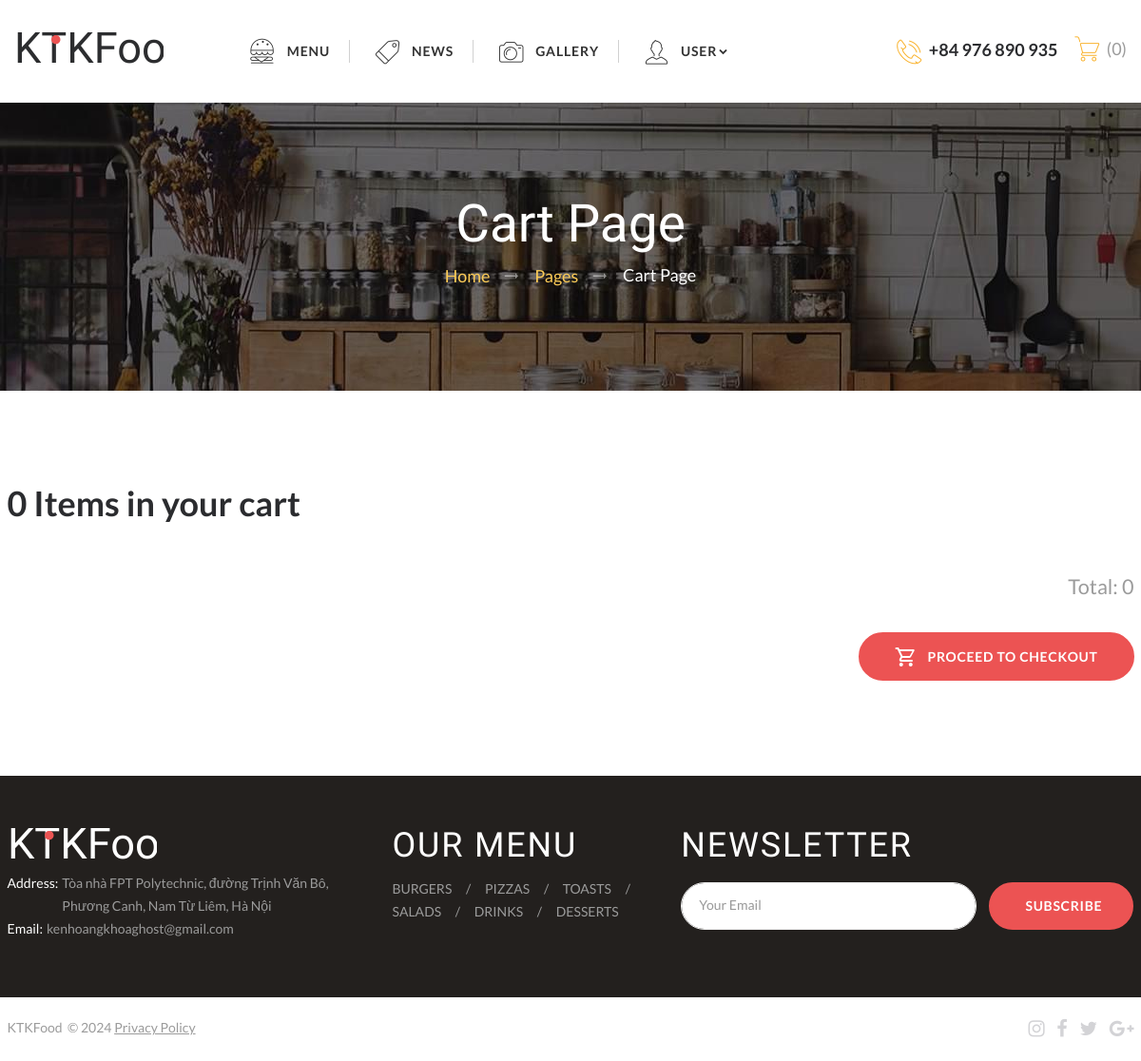
Page /?act=cart (signed in) on the earlier database version.
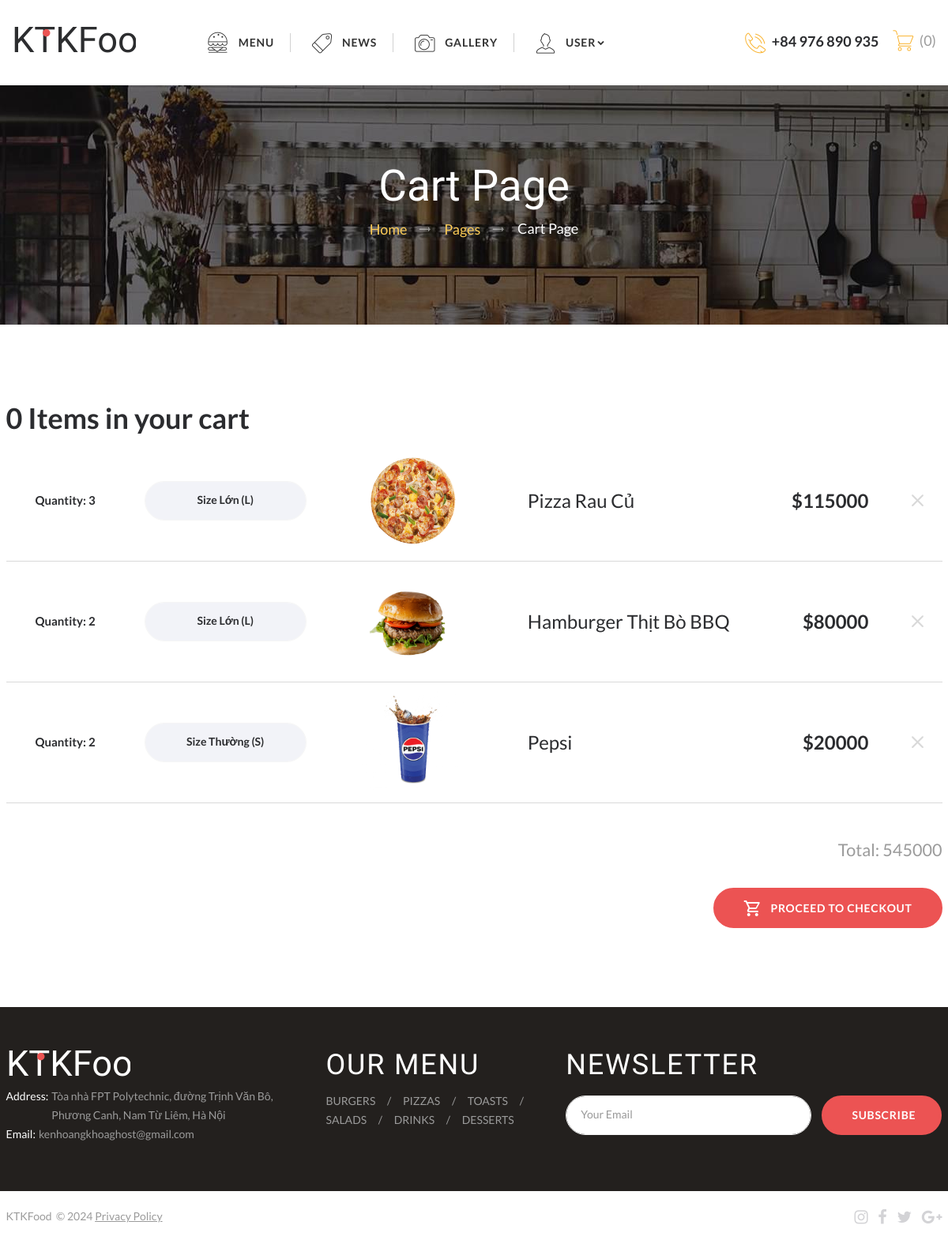
Same page on the later database version.
### tables this page shows
CREATE TABLE `cart` (
  `cart_id` int NOT NULL,
  `user_id` int NOT NULL,
  `product_id` int NOT NULL,
  `variation_id` int NOT NULL,
  `unit_price` int NOT NULL COMMENT 'giá tại thời điểm cho vàp giỏ hàng',
  `quantity` int NOT NULL,
  `added at` timestamp NOT NULL DEFAULT CURRENT_TIMESTAMP
);

CREATE TABLE `product_variation` (
  `variation_id` int NOT NULL,
  `product_id` int NOT NULL,
  `variation_name` varchar(256) NOT NULL,
  `price` int NOT NULL,
  `status` enum('available','unavailable') NOT NULL,
  `variation_quantity` int NOT NULL COMMENT 'số lượng của biến thể ấy',
  `discount_id` int DEFAULT NULL
);

CREATE TABLE `product` (
  `product_id` int NOT NULL,
  `product_name` varchar(256) NOT NULL,
  `description` text NOT NULL,
  `product_image` varchar(256) NOT NULL,
  `product_status` enum('available','unavailable','delete') NOT NULL,
  `product_totalQuantity` int NOT NULL,
  `category_id` int NOT NULL
);

### controller/client/cartController.php (called while the page is built, shortened)
<?php
class CartController
{
    public $cartController;
    public function __construct()
    {
        $this->cartController = new CartModel();
    }
    public function cart()
    {
        $user_id = $this->cartController->getUserId($_SESSION['username']);
        $cart  = $this->cartController->getCart($user_id);
        require_once('views/client/cart.php');
    }
}

### config/conn.php (called while the page is built, shortened)
<?php
function connectDB()
{
    $host = "mysql:host=localhost;dbname=ktk;charset=utf8";
    $user = "root";
    $pass = "";
    try {
        $conn = new PDO($host, $user, $pass);
        return $conn;
    } catch (PDOException $e) {
        echo "lỗi kết nối " . $e->getMessage();
    }
}
?>

### model/client/cartModel.php (called while the page is built, shortened)
<?php
class CartModel
{
    public $cartModel;
    public function __construct()
    {
        $this->cartModel = connectDB();
    }
    public function getUserId($userName)
    {
        return $this->cartModel->query("SELECT user_id FROM account WHERE username = '$userName'")->fetchColumn();
    }
    public function getCart($user_id)
    {
        return $this->cartModel->query("SELECT cart.*, product.*, product_variation.price, product_variation.variation_name
        FROM cart
        JOIN product ON product.product_id = cart.product_id
        JOIN product_variation ON product_variation.variation_id = cart.variation_id
        WHERE cart.user_id = '$user_id'")->fetchAll(PDO::FETCH_ASSOC);
    }
}

### views/client/cart.php (the view, shortened to what the rows shown need)
<!DOCTYPE html>
<html class="wide wow-animation" lang="en">
<head>
  <link rel="stylesheet" href="assets/css/bootstrap.css" />
  <link rel="stylesheet" href="assets/css/fonts.css" />
  <link rel="stylesheet" href="assets/css/style.css" />
</head>
<body>
  <div class="page text-center">
    <main class="page-content">
      <section class="section-50 section-sm-100">
        <div class="container">
          <div class="row">
            <div class="col-xs-12">
              <div class="table-responsive offset-top-10">
                <table class="table table-shopping-cart">
                  <tbody>
                    <?php
                    foreach ($cart as $key => $value) {
                    ?>
                      <tr>
                        <td style="width: 150px">
                            <div class="form-group stepper-type-2">
                              <div style="font-size: 15px; font-weight: bold" class="">Quantity: <?= $value['quantity'] ?></div>
                            </div>
                        </td>
                        <td>
                          <div class="form-group stepper-type-2">
                            <input style="text-align: center" class="form-control text-bold" type="text" data-zeros="true" value="<?= $value['variation_name'] ?>" readonly>
                          </div>
                        </td>
                        <td style="width: 1px">
                          <div class="inset-left-20">
                            <div class="product-image"><img src="assets/images/<?= $value['product_image'] ?>" width="130" height="130" alt=""></div>
                          </div>
                        </td>
                        <td style="min-width: 340px;">
                          <div class="inset-left-30 text-start"><span class="product-brand text-italic"></span>
                            <div class="h5 text-sbold offset-top-0"><a class="link-default" href="shop-single.html"><?= $value['product_name'] ?></a></div>
                          </div>
                        </td>
                        <td>
                          <div class="inset-left-20"><span name="unit_price" class="h5 text-sbold">$<?= $value['unit_price'] ?></span></div>
                        </td>
                        <td>
                          <form method="post" menctype="multipart/form-data">
                            <div class="inset-left-20">
                              <button name="remove" style="border: none; background-color: transparent" class="icon icon-sm mdi mdi-window-close link-gray-lightest">
                              </button></div>
                          </form>
                        </td>
                      </tr>
                    <?php } ?>
                  </tbody>
                </table>
              </div>
            </div>
          </div>
        </div>
      </section>
    </main>
  </div>
</body>
</html>

Differences in the rows shown:
added cart: quantity "3", variation.variation_name "Size Lớn (L)", product.product_image (picture), product.product_name "Pizza Rau Củ", unit_price "115000"
added cart: quantity "2", variation.variation_name "Size Lớn (L)", product.product_image (picture), product.product_name "Hamburger Thịt Bò BBQ", unit_price "80000"
added cart: quantity "2", variation.variation_name "Size Thường (S)", product.product_image (picture), product.product_name "Pepsi", unit_price "20000"
Other differences:
$totalOrder: "0" → "545000"
